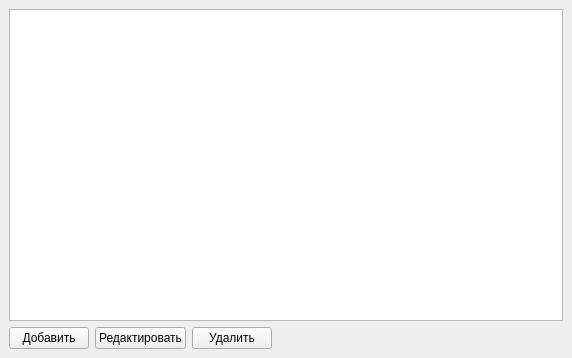
<?xml version="1.0" encoding="UTF-8"?>
<ui version="4.0">
 <class>Form</class>
 <widget class="QWidget" name="Form">
  <property name="geometry">
   <rect>
    <x>0</x>
    <y>0</y>
    <width>572</width>
    <height>358</height>
   </rect>
  </property>
  <property name="windowTitle">
   <string>Form</string>
  </property>
  <layout class="QGridLayout" name="gridLayout">
   <item row="0" column="0">
    <layout class="QVBoxLayout" name="verticalLayout">
     <property name="sizeConstraint">
      <enum>QLayout::SetDefaultConstraint</enum>
     </property>
     <item>
      <widget class="QListWidget" name="list_company"/>
     </item>
     <item>
      <layout class="QHBoxLayout" name="horizontalLayout">
       <item alignment="Qt::AlignLeft">
        <widget class="QPushButton" name="btn_add">
         <property name="text">
          <string>Добавить</string>
         </property>
        </widget>
       </item>
       <item>
        <widget class="QPushButton" name="btn_changed">
         <property name="text">
          <string>Редактировать</string>
         </property>
        </widget>
       </item>
       <item alignment="Qt::AlignBottom">
        <widget class="QPushButton" name="btn_delete">
         <property name="text">
          <string>Удалить</string>
         </property>
        </widget>
       </item>
       <item>
        <spacer name="horizontalSpacer">
         <property name="orientation">
          <enum>Qt::Horizontal</enum>
         </property>
         <property name="sizeHint" stdset="0">
          <size>
           <width>40</width>
           <height>20</height>
          </size>
         </property>
        </spacer>
       </item>
      </layout>
     </item>
    </layout>
   </item>
  </layout>
 </widget>
 <layoutdefault spacing="6" margin="9"/>
 <resources/>
 <connections/>
 <designerdata>
  <property name="gridDeltaX">
   <number>10</number>
  </property>
  <property name="gridDeltaY">
   <number>10</number>
  </property>
  <property name="gridSnapX">
   <bool>true</bool>
  </property>
  <property name="gridSnapY">
   <bool>true</bool>
  </property>
  <property name="gridVisible">
   <bool>false</bool>
  </property>
 </designerdata>
</ui>
